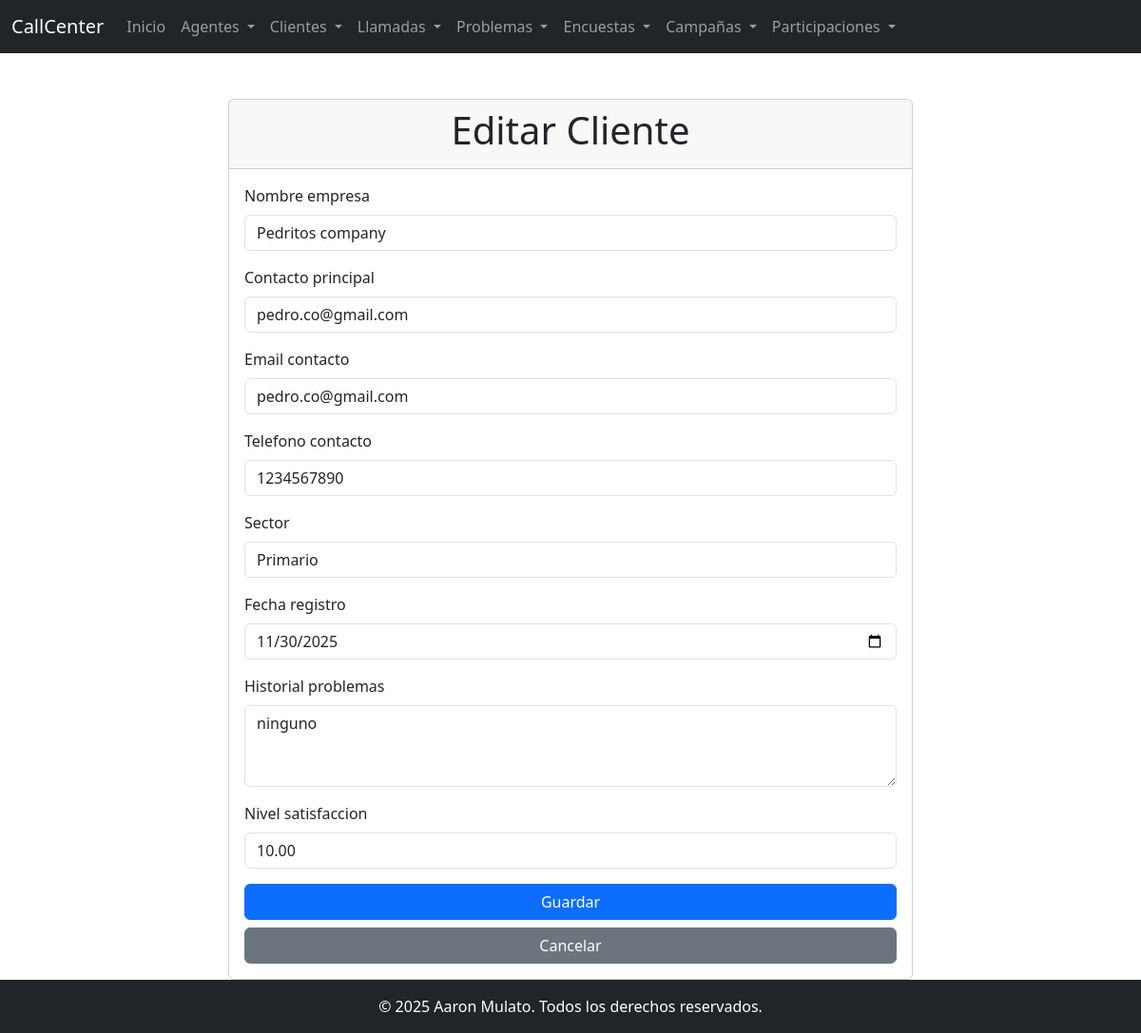
The page /clientes/1/actualizar/ on the database its author committed.
### app_callcenter/models.py (models this page shows, shortened)
class ClienteCallCenter(models.Model):
    nombre_empresa = models.CharField(max_length=255, null=True, blank=True)
    contacto_principal = models.CharField(max_length=100, null=True, blank=True)
    email_contacto = models.EmailField(max_length=100, null=True, blank=True)
    telefono_contacto = models.CharField(max_length=20, null=True, blank=True)
    sector = models.CharField(max_length=100, null=True, blank=True)
    fecha_registro = models.DateField(null=True, blank=True)
    historial_problemas = models.TextField(null=True, blank=True)
    nivel_satisfaccion = models.DecimalField(max_digits=4, decimal_places=2, null=True, blank=True)

### app_callcenter/views.py (the view)
# urls.py: path("clientes/<int:pk>/actualizar/", ClienteUpdateView.as_view(), name="cliente-update"),
class ClienteUpdateView(UpdateView):
    model = ClienteCallCenter
    form_class = ClienteForm
    template_name = "app_callcenter/cliente_form.html"
    success_url = reverse_lazy("app_callcenter:cliente-list")

### app_callcenter/forms.py
class ClienteForm(forms.ModelForm):
    class Meta:
        model = ClienteCallCenter
        fields = [
            'nombre_empresa',
            'contacto_principal',
            'email_contacto',
            'telefono_contacto',
            'sector',
            'fecha_registro',
            'historial_problemas',
            'nivel_satisfaccion',
        ]
        widgets = {
            'nombre_empresa': forms.TextInput(attrs={'class': 'form-control'}),
            'contacto_principal': forms.TextInput(attrs={'class': 'form-control'}),
            'email_contacto': forms.EmailInput(attrs={'class': 'form-control'}),
            'telefono_contacto': forms.TextInput(attrs={'class': 'form-control'}),
            'sector': forms.TextInput(attrs={'class': 'form-control'}),
            'fecha_registro': forms.DateInput(attrs={'type': 'date', 'class': 'form-control'}),
            'historial_problemas': forms.Textarea(attrs={'class': 'form-control', 'rows': 3}),
            'nivel_satisfaccion': forms.NumberInput(attrs={'class': 'form-control'}),
        }

### app_callcenter/templates/app_callcenter/cliente_form.html (shortened to what this page needs)
{% extends 'app_callcenter/base.html' %}
{% block content %}
<div class="container mt-4">
  <div class="row justify-content-center">
    <div class="col-md-8">
      <div class="card">
        <div class="card-header">
          <h1 class="text-center">{% if object %}Editar{% else %}Crear{% endif %} Cliente</h1>
        </div>
        <div class="card-body">
          <form method="post" enctype="multipart/form-data">
            {% for field in form %}
              <div class="form-group mb-3">
                <label for="{{ field.id_for_label }}" class="form-label">{{ field.label }}</label>
                {{ field }}
              </div>
            {% endfor %}
            <div class="d-grid gap-2">
              <button type="submit" class="btn btn-primary">Guardar</button>
              <a href="{% if object %}{% url 'app_callcenter:cliente-detail' object.pk %}{% else %}{% url 'app_callcenter:cliente-list' %}{% endif %}" class="btn btn-secondary">Cancelar</a>
            </div>
          </form>
        </div>
      </div>
    </div>
  </div>
</div>
{% endblock %}

### rows shown on the page
ClienteCallCenter: form "Pedritos company" "pedro.co@gmail.com" "pedro.co@gmail.com" "1234567890" "Primario" "11/30/2025" "ninguno" "10.00"

### other values the page prints
{{ field.label }} "Nombre empresa" "Contacto principal" "Email contacto" "Telefono contacto" "Sector" "Fecha registro" "Historial problemas" "Nivel satisfaccion"
